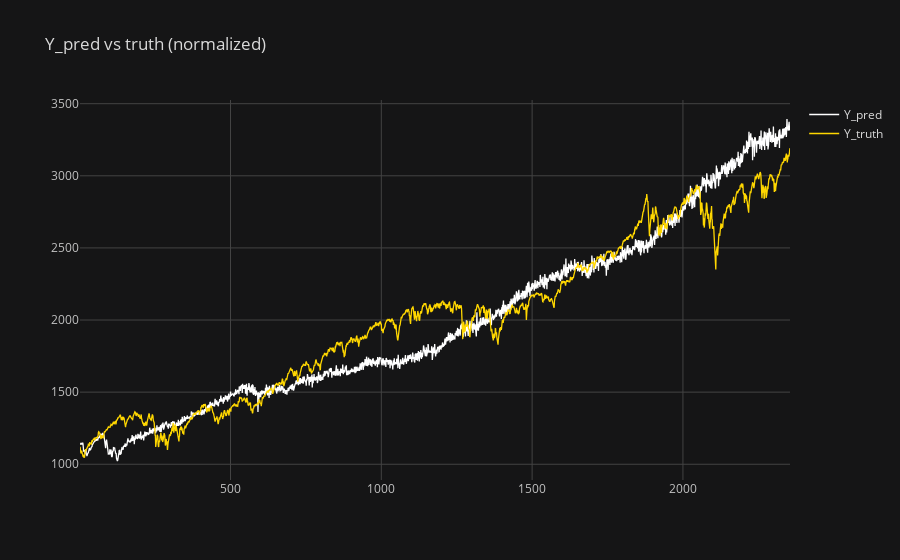

Notebook code cell kept with this figure:
### Code cell
pred = np.zeros((len(pred_list)))
_ , Y_val = dataset_val.get_input_output()
Y_truth = Y_val[:,0]
Y_truth = (Y_truth + 1)*np.squeeze(dataset_val.norm_val)
for i in range(len(pred_list)):
  pred[i] = pred_list[i].cpu()


df1 = pd.DataFrame({
    "epochs": x_tab[1:],
    "Y_pred": pred, # Remove the first value because outlier
    "Y_truth" : Y_truth[1:]
    })

configure_plotly_browser_state()
df1.iplot(kind='line', x='epochs', y=['Y_pred', 'Y_truth'], color=['white','gold'], 
         theme='solar', mode='lines', title='Y_pred vs truth (normalized)')

plt.show()

### Figure 1 — Plotly figure (JSON) as saved in the notebook; plotly's stock layout.template omitted (floating-point values rounded to 4 significant figures; data arrays with more than 128 entries replaced by an {"elided": "..."} marker saying what was removed)
{"data": [{"line": {"color": "rgba(255, 255, 255, 1.0)", "dash": "solid", "shape": "linear", "width": 1.3}, "mode": "lines", "name": "Y_pred", "text": "", "x": {"elided": "2355 int values"}, "y": {"elided": "2355 float values"}, "type": "scatter"}, {"line": {"color": "rgba(255, 215, 0, 1.0)", "dash": "solid", "shape": "linear", "width": 1.3}, "mode": "lines", "name": "Y_truth", "text": "", "x": {"elided": "2355 int values"}, "y": {"elided": "2355 float values"}, "type": "scatter"}], "layout": {"legend": {"bgcolor": "#151516", "font": {"color": "#D9D9D9"}}, "paper_bgcolor": "#151516", "plot_bgcolor": "#151516", "title": {"font": {"color": "#D9D9D9"}, "text": "Y_pred vs truth (normalized)"}, "xaxis": {"gridcolor": "#434343", "showgrid": true, "tickfont": {"color": "#C2C2C2"}, "title": {"font": {"color": "#D9D9D9"}, "text": ""}, "zerolinecolor": "#666570"}, "yaxis": {"gridcolor": "#434343", "showgrid": true, "tickfont": {"color": "#C2C2C2"}, "title": {"font": {"color": "#D9D9D9"}, "text": ""}, "zerolinecolor": "#666570"}}}
